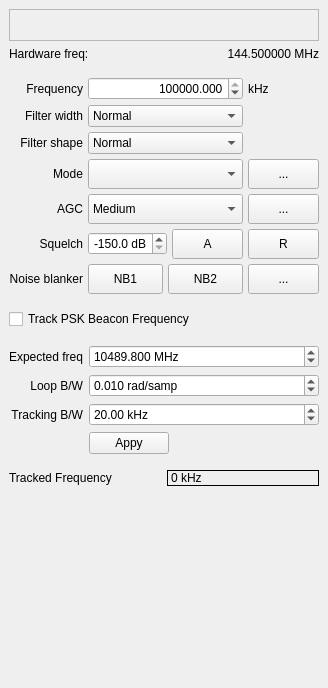
<?xml version="1.0" encoding="UTF-8"?>
<ui version="4.0">
 <class>DockRxOpt</class>
 <widget class="QDockWidget" name="DockRxOpt">
  <property name="geometry">
   <rect>
    <x>0</x>
    <y>0</y>
    <width>328</width>
    <height>688</height>
   </rect>
  </property>
  <property name="sizePolicy">
   <sizepolicy hsizetype="Preferred" vsizetype="Preferred">
    <horstretch>0</horstretch>
    <verstretch>0</verstretch>
   </sizepolicy>
  </property>
  <property name="minimumSize">
   <size>
    <width>309</width>
    <height>688</height>
   </size>
  </property>
  <property name="maximumSize">
   <size>
    <width>524287</width>
    <height>524287</height>
   </size>
  </property>
  <property name="windowIcon">
   <iconset resource="../../resources/icons.qrc">
    <normaloff>:/icons/icons/signal.svg</normaloff>:/icons/icons/signal.svg</iconset>
  </property>
  <property name="allowedAreas">
   <set>Qt::LeftDockWidgetArea|Qt::RightDockWidgetArea</set>
  </property>
  <property name="windowTitle">
   <string>Receiver Options</string>
  </property>
  <widget class="QWidget" name="dockWidgetContents">
   <layout class="QVBoxLayout" name="verticalLayout">
    <item>
     <widget class="CFreqCtrl" name="filterFreq">
      <property name="sizePolicy">
       <sizepolicy hsizetype="MinimumExpanding" vsizetype="Fixed">
        <horstretch>0</horstretch>
        <verstretch>0</verstretch>
       </sizepolicy>
      </property>
      <property name="minimumSize">
       <size>
        <width>0</width>
        <height>32</height>
       </size>
      </property>
      <property name="toolTip">
       <string>&lt;html&gt;&lt;head/&gt;&lt;body&gt;&lt;p&gt;Channel filter offset.&lt;br/&gt;
This is an offset from the hardware RF frequency.&lt;/p&gt;&lt;/body&gt;&lt;/html&gt;</string>
      </property>
      <property name="frameShape">
       <enum>QFrame::StyledPanel</enum>
      </property>
      <property name="frameShadow">
       <enum>QFrame::Raised</enum>
      </property>
     </widget>
    </item>
    <item>
     <layout class="QHBoxLayout" name="horizontalLayout_6">
      <property name="sizeConstraint">
       <enum>QLayout::SetDefaultConstraint</enum>
      </property>
      <item>
       <widget class="QLabel" name="rxFreqLabel">
        <property name="sizePolicy">
         <sizepolicy hsizetype="MinimumExpanding" vsizetype="Preferred">
          <horstretch>0</horstretch>
          <verstretch>0</verstretch>
         </sizepolicy>
        </property>
        <property name="toolTip">
         <string>The frequency of the hardware (not including LNB)</string>
        </property>
        <property name="text">
         <string>Hardware freq:</string>
        </property>
        <property name="alignment">
         <set>Qt::AlignLeading|Qt::AlignLeft|Qt::AlignVCenter</set>
        </property>
       </widget>
      </item>
      <item>
       <widget class="QLabel" name="hwFreq">
        <property name="sizePolicy">
         <sizepolicy hsizetype="MinimumExpanding" vsizetype="Preferred">
          <horstretch>0</horstretch>
          <verstretch>0</verstretch>
         </sizepolicy>
        </property>
        <property name="toolTip">
         <string>The frequency of the hardware (not including LNB)</string>
        </property>
        <property name="text">
         <string>144.500000 MHz</string>
        </property>
        <property name="alignment">
         <set>Qt::AlignRight|Qt::AlignTrailing|Qt::AlignVCenter</set>
        </property>
       </widget>
      </item>
     </layout>
    </item>
    <item>
     <layout class="QGridLayout" name="gridLayout">
      <property name="topMargin">
       <number>10</number>
      </property>
      <property name="spacing">
       <number>5</number>
      </property>
      <item row="1" column="0">
       <widget class="QLabel" name="filterLabel">
        <property name="sizePolicy">
         <sizepolicy hsizetype="Preferred" vsizetype="Preferred">
          <horstretch>0</horstretch>
          <verstretch>0</verstretch>
         </sizepolicy>
        </property>
        <property name="text">
         <string>Filter width</string>
        </property>
        <property name="alignment">
         <set>Qt::AlignRight|Qt::AlignTrailing|Qt::AlignVCenter</set>
        </property>
       </widget>
      </item>
      <item row="2" column="0">
       <widget class="QLabel" name="filterShapeLabel">
        <property name="sizePolicy">
         <sizepolicy hsizetype="Preferred" vsizetype="Preferred">
          <horstretch>0</horstretch>
          <verstretch>0</verstretch>
         </sizepolicy>
        </property>
        <property name="text">
         <string>Filter shape</string>
        </property>
        <property name="alignment">
         <set>Qt::AlignRight|Qt::AlignTrailing|Qt::AlignVCenter</set>
        </property>
       </widget>
      </item>
      <item row="2" column="1">
       <widget class="QComboBox" name="filterShapeCombo">
        <property name="sizePolicy">
         <sizepolicy hsizetype="MinimumExpanding" vsizetype="Fixed">
          <horstretch>0</horstretch>
          <verstretch>0</verstretch>
         </sizepolicy>
        </property>
        <property name="toolTip">
         <string>Select the filter shape</string>
        </property>
        <property name="accessibleName">
         <string>Filter shape</string>
        </property>
        <property name="currentIndex">
         <number>1</number>
        </property>
        <item>
         <property name="text">
          <string>Soft</string>
         </property>
        </item>
        <item>
         <property name="text">
          <string>Normal</string>
         </property>
        </item>
        <item>
         <property name="text">
          <string>Sharp</string>
         </property>
        </item>
       </widget>
      </item>
      <item row="0" column="0">
       <widget class="QLabel" name="label_2">
        <property name="text">
         <string>Frequency</string>
        </property>
        <property name="alignment">
         <set>Qt::AlignRight|Qt::AlignTrailing|Qt::AlignVCenter</set>
        </property>
       </widget>
      </item>
      <item row="3" column="0">
       <widget class="QLabel" name="demodLabel">
        <property name="sizePolicy">
         <sizepolicy hsizetype="Preferred" vsizetype="Preferred">
          <horstretch>0</horstretch>
          <verstretch>0</verstretch>
         </sizepolicy>
        </property>
        <property name="text">
         <string>Mode</string>
        </property>
        <property name="alignment">
         <set>Qt::AlignRight|Qt::AlignTrailing|Qt::AlignVCenter</set>
        </property>
        <property name="margin">
         <number>0</number>
        </property>
        <property name="indent">
         <number>-1</number>
        </property>
       </widget>
      </item>
      <item row="5" column="2">
       <widget class="QPushButton" name="resetSquelchButton">
        <property name="sizePolicy">
         <sizepolicy hsizetype="Minimum" vsizetype="Fixed">
          <horstretch>0</horstretch>
          <verstretch>0</verstretch>
         </sizepolicy>
        </property>
        <property name="minimumSize">
         <size>
          <width>30</width>
          <height>30</height>
         </size>
        </property>
        <property name="maximumSize">
         <size>
          <width>16777215</width>
          <height>16777215</height>
         </size>
        </property>
        <property name="toolTip">
         <string>Reset squelch to its default value</string>
        </property>
        <property name="accessibleName">
         <string>Auto squelch</string>
        </property>
        <property name="text">
         <string>R</string>
        </property>
        <property name="iconSize">
         <size>
          <width>16</width>
          <height>16</height>
         </size>
        </property>
       </widget>
      </item>
      <item row="3" column="2">
       <widget class="QPushButton" name="modeButton">
        <property name="sizePolicy">
         <sizepolicy hsizetype="Minimum" vsizetype="Fixed">
          <horstretch>0</horstretch>
          <verstretch>0</verstretch>
         </sizepolicy>
        </property>
        <property name="minimumSize">
         <size>
          <width>30</width>
          <height>30</height>
         </size>
        </property>
        <property name="maximumSize">
         <size>
          <width>16777215</width>
          <height>16777215</height>
         </size>
        </property>
        <property name="toolTip">
         <string>Demodulator options</string>
        </property>
        <property name="accessibleName">
         <string>Mode options</string>
        </property>
        <property name="text">
         <string>...</string>
        </property>
        <property name="iconSize">
         <size>
          <width>16</width>
          <height>16</height>
         </size>
        </property>
        <property name="checked">
         <bool>false</bool>
        </property>
       </widget>
      </item>
      <item row="5" column="0">
       <widget class="QLabel" name="sqlLabel">
        <property name="sizePolicy">
         <sizepolicy hsizetype="Preferred" vsizetype="Preferred">
          <horstretch>0</horstretch>
          <verstretch>0</verstretch>
         </sizepolicy>
        </property>
        <property name="toolTip">
         <string>Squelch level in dB below full scale</string>
        </property>
        <property name="text">
         <string>Squelch</string>
        </property>
        <property name="alignment">
         <set>Qt::AlignRight|Qt::AlignTrailing|Qt::AlignVCenter</set>
        </property>
       </widget>
      </item>
      <item row="1" column="1">
       <widget class="QComboBox" name="filterCombo">
        <property name="enabled">
         <bool>true</bool>
        </property>
        <property name="sizePolicy">
         <sizepolicy hsizetype="MinimumExpanding" vsizetype="Fixed">
          <horstretch>0</horstretch>
          <verstretch>0</verstretch>
         </sizepolicy>
        </property>
        <property name="toolTip">
         <string>Apply mode dependent filter preset</string>
        </property>
        <property name="accessibleName">
         <string>Filter width</string>
        </property>
        <property name="currentIndex">
         <number>1</number>
        </property>
        <item>
         <property name="text">
          <string>Wide</string>
         </property>
        </item>
        <item>
         <property name="text">
          <string>Normal</string>
         </property>
        </item>
        <item>
         <property name="text">
          <string>Narrow</string>
         </property>
        </item>
        <item>
         <property name="text">
          <string>User</string>
         </property>
        </item>
       </widget>
      </item>
      <item row="3" column="1">
       <widget class="QComboBox" name="modeSelector">
        <property name="sizePolicy">
         <sizepolicy hsizetype="MinimumExpanding" vsizetype="Preferred">
          <horstretch>0</horstretch>
          <verstretch>0</verstretch>
         </sizepolicy>
        </property>
        <property name="toolTip">
         <string>Demodulator type (mode)</string>
        </property>
        <property name="statusTip">
         <string>Demodulator type (mode)</string>
        </property>
        <property name="accessibleName">
         <string>Mode</string>
        </property>
        <property name="currentIndex">
         <number>-1</number>
        </property>
        <property name="maxVisibleItems">
         <number>30</number>
        </property>
       </widget>
      </item>
      <item row="4" column="0">
       <widget class="QLabel" name="agcLabel">
        <property name="sizePolicy">
         <sizepolicy hsizetype="Preferred" vsizetype="Preferred">
          <horstretch>0</horstretch>
          <verstretch>0</verstretch>
         </sizepolicy>
        </property>
        <property name="text">
         <string>AGC</string>
        </property>
        <property name="alignment">
         <set>Qt::AlignRight|Qt::AlignTrailing|Qt::AlignVCenter</set>
        </property>
       </widget>
      </item>
      <item row="4" column="1">
       <widget class="QComboBox" name="agcPresetCombo">
        <property name="enabled">
         <bool>true</bool>
        </property>
        <property name="sizePolicy">
         <sizepolicy hsizetype="MinimumExpanding" vsizetype="Preferred">
          <horstretch>0</horstretch>
          <verstretch>0</verstretch>
         </sizepolicy>
        </property>
        <property name="toolTip">
         <string>AGC presets</string>
        </property>
        <property name="accessibleName">
         <string>AGC</string>
        </property>
        <property name="currentIndex">
         <number>1</number>
        </property>
        <item>
         <property name="text">
          <string>Fast</string>
         </property>
        </item>
        <item>
         <property name="text">
          <string>Medium</string>
         </property>
        </item>
        <item>
         <property name="text">
          <string>Slow</string>
         </property>
        </item>
        <item>
         <property name="text">
          <string>User</string>
         </property>
        </item>
        <item>
         <property name="text">
          <string>Off</string>
         </property>
        </item>
       </widget>
      </item>
      <item row="6" column="0">
       <widget class="QLabel" name="label">
        <property name="sizePolicy">
         <sizepolicy hsizetype="Preferred" vsizetype="Preferred">
          <horstretch>0</horstretch>
          <verstretch>0</verstretch>
         </sizepolicy>
        </property>
        <property name="toolTip">
         <string>Noise blanker settings</string>
        </property>
        <property name="text">
         <string>Noise blanker</string>
        </property>
        <property name="alignment">
         <set>Qt::AlignRight|Qt::AlignTrailing|Qt::AlignVCenter</set>
        </property>
       </widget>
      </item>
      <item row="0" column="2">
       <widget class="QLabel" name="label_3">
        <property name="text">
         <string>kHz</string>
        </property>
       </widget>
      </item>
      <item row="4" column="2">
       <widget class="QPushButton" name="agcButton">
        <property name="sizePolicy">
         <sizepolicy hsizetype="Minimum" vsizetype="Fixed">
          <horstretch>0</horstretch>
          <verstretch>0</verstretch>
         </sizepolicy>
        </property>
        <property name="minimumSize">
         <size>
          <width>30</width>
          <height>30</height>
         </size>
        </property>
        <property name="maximumSize">
         <size>
          <width>16777215</width>
          <height>16777215</height>
         </size>
        </property>
        <property name="toolTip">
         <string>AGC options</string>
        </property>
        <property name="accessibleName">
         <string>AGC options</string>
        </property>
        <property name="text">
         <string>...</string>
        </property>
        <property name="iconSize">
         <size>
          <width>16</width>
          <height>16</height>
         </size>
        </property>
        <property name="checked">
         <bool>false</bool>
        </property>
       </widget>
      </item>
      <item row="6" column="2">
       <widget class="QPushButton" name="nbOptButton">
        <property name="sizePolicy">
         <sizepolicy hsizetype="Minimum" vsizetype="Fixed">
          <horstretch>0</horstretch>
          <verstretch>0</verstretch>
         </sizepolicy>
        </property>
        <property name="minimumSize">
         <size>
          <width>30</width>
          <height>30</height>
         </size>
        </property>
        <property name="maximumSize">
         <size>
          <width>16777215</width>
          <height>16777215</height>
         </size>
        </property>
        <property name="toolTip">
         <string>Noise blanker options</string>
        </property>
        <property name="whatsThis">
         <string>Noise blanker options</string>
        </property>
        <property name="accessibleName">
         <string>Noise blanker options</string>
        </property>
        <property name="text">
         <string>...</string>
        </property>
       </widget>
      </item>
      <item row="6" column="1">
       <layout class="QHBoxLayout" name="horizontalLayout">
        <property name="spacing">
         <number>5</number>
        </property>
        <item>
         <widget class="QPushButton" name="nb1Button">
          <property name="enabled">
           <bool>true</bool>
          </property>
          <property name="sizePolicy">
           <sizepolicy hsizetype="MinimumExpanding" vsizetype="Preferred">
            <horstretch>0</horstretch>
            <verstretch>0</verstretch>
           </sizepolicy>
          </property>
          <property name="minimumSize">
           <size>
            <width>30</width>
            <height>30</height>
           </size>
          </property>
          <property name="maximumSize">
           <size>
            <width>16777215</width>
            <height>16777215</height>
           </size>
          </property>
          <property name="toolTip">
           <string>Noise blanker for static type noise</string>
          </property>
          <property name="whatsThis">
           <string/>
          </property>
          <property name="accessibleName">
           <string>Noise blanker 1</string>
          </property>
          <property name="text">
           <string>NB1</string>
          </property>
          <property name="checkable">
           <bool>true</bool>
          </property>
         </widget>
        </item>
        <item>
         <widget class="QPushButton" name="nb2Button">
          <property name="enabled">
           <bool>true</bool>
          </property>
          <property name="sizePolicy">
           <sizepolicy hsizetype="MinimumExpanding" vsizetype="Preferred">
            <horstretch>0</horstretch>
            <verstretch>0</verstretch>
           </sizepolicy>
          </property>
          <property name="minimumSize">
           <size>
            <width>30</width>
            <height>30</height>
           </size>
          </property>
          <property name="maximumSize">
           <size>
            <width>16777215</width>
            <height>16777215</height>
           </size>
          </property>
          <property name="toolTip">
           <string>Noise blanker for pulse type noise</string>
          </property>
          <property name="whatsThis">
           <string/>
          </property>
          <property name="accessibleName">
           <string>Noise blanker 2</string>
          </property>
          <property name="text">
           <string>NB2</string>
          </property>
          <property name="checkable">
           <bool>true</bool>
          </property>
         </widget>
        </item>
       </layout>
      </item>
      <item row="0" column="1">
       <widget class="QDoubleSpinBox" name="freqSpinBox">
        <property name="toolTip">
         <string>Receiver frequency</string>
        </property>
        <property name="accessibleName">
         <string>Frequency</string>
        </property>
        <property name="alignment">
         <set>Qt::AlignRight|Qt::AlignTrailing|Qt::AlignVCenter</set>
        </property>
        <property name="decimals">
         <number>3</number>
        </property>
        <property name="minimum">
         <double>24000.000000000000000</double>
        </property>
        <property name="maximum">
         <double>2200000.000000000000000</double>
        </property>
        <property name="value">
         <double>144500.000000000000000</double>
        </property>
       </widget>
      </item>
      <item row="5" column="1">
       <layout class="QHBoxLayout" name="horizontalLayout_2">
        <item>
         <widget class="QDoubleSpinBox" name="sqlSpinBox">
          <property name="sizePolicy">
           <sizepolicy hsizetype="MinimumExpanding" vsizetype="Fixed">
            <horstretch>0</horstretch>
            <verstretch>0</verstretch>
           </sizepolicy>
          </property>
          <property name="toolTip">
           <string>Squelch level in dB below full scale</string>
          </property>
          <property name="accessibleName">
           <string>Squelch</string>
          </property>
          <property name="alignment">
           <set>Qt::AlignRight|Qt::AlignTrailing|Qt::AlignVCenter</set>
          </property>
          <property name="accelerated">
           <bool>true</bool>
          </property>
          <property name="suffix">
           <string> dB</string>
          </property>
          <property name="decimals">
           <number>1</number>
          </property>
          <property name="minimum">
           <double>-150.000000000000000</double>
          </property>
          <property name="maximum">
           <double>0.000000000000000</double>
          </property>
          <property name="singleStep">
           <double>1.000000000000000</double>
          </property>
          <property name="value">
           <double>-150.000000000000000</double>
          </property>
         </widget>
        </item>
        <item>
         <widget class="QPushButton" name="autoSquelchButton">
          <property name="sizePolicy">
           <sizepolicy hsizetype="Minimum" vsizetype="Fixed">
            <horstretch>0</horstretch>
            <verstretch>0</verstretch>
           </sizepolicy>
          </property>
          <property name="minimumSize">
           <size>
            <width>30</width>
            <height>30</height>
           </size>
          </property>
          <property name="maximumSize">
           <size>
            <width>16777215</width>
            <height>16777215</height>
           </size>
          </property>
          <property name="toolTip">
           <string>Set squelch to the current signal or noise level</string>
          </property>
          <property name="accessibleName">
           <string>Auto squelch</string>
          </property>
          <property name="text">
           <string>A</string>
          </property>
          <property name="iconSize">
           <size>
            <width>16</width>
            <height>16</height>
           </size>
          </property>
         </widget>
        </item>
       </layout>
      </item>
     </layout>
    </item>
    <item>
     <layout class="QVBoxLayout" name="verticalLayout_2">
      <property name="topMargin">
       <number>9</number>
      </property>
      <item>
       <widget class="QCheckBox" name="trackBeaconBox">
        <property name="toolTip">
         <string>&lt;html&gt;&lt;head/&gt;&lt;body&gt;&lt;p&gt;This enables frequency tracking and compensation of a PSK beacon, as it is for instance used on the narrow-band transponder of the QO-100 Es'HailSat 2 satellite. The tracking compensates for LO drift in the LNB.&lt;/p&gt;&lt;/body&gt;&lt;/html&gt;</string>
        </property>
        <property name="text">
         <string>Track PSK Beacon Frequency</string>
        </property>
       </widget>
      </item>
      <item>
       <layout class="QGridLayout" name="gridLayout_3">
        <property name="topMargin">
         <number>10</number>
        </property>
        <item row="1" column="1">
         <widget class="QDoubleSpinBox" name="loopBWBox">
          <property name="sizePolicy">
           <sizepolicy hsizetype="MinimumExpanding" vsizetype="Fixed">
            <horstretch>0</horstretch>
            <verstretch>0</verstretch>
           </sizepolicy>
          </property>
          <property name="suffix">
           <string> rad/samp</string>
          </property>
          <property name="decimals">
           <number>3</number>
          </property>
          <property name="maximum">
           <double>0.100000000000000</double>
          </property>
          <property name="singleStep">
           <double>0.010000000000000</double>
          </property>
          <property name="value">
           <double>0.010000000000000</double>
          </property>
         </widget>
        </item>
        <item row="0" column="1">
         <widget class="QDoubleSpinBox" name="expectedFreqBox">
          <property name="sizePolicy">
           <sizepolicy hsizetype="MinimumExpanding" vsizetype="Fixed">
            <horstretch>0</horstretch>
            <verstretch>0</verstretch>
           </sizepolicy>
          </property>
          <property name="toolTip">
           <string>&lt;html&gt;&lt;head/&gt;&lt;body&gt;&lt;p&gt;Expected frequency of the PSK beacon.&lt;/p&gt;&lt;/body&gt;&lt;/html&gt;</string>
          </property>
          <property name="prefix">
           <string/>
          </property>
          <property name="suffix">
           <string> MHz</string>
          </property>
          <property name="decimals">
           <number>3</number>
          </property>
          <property name="minimum">
           <double>-80000.000000000000000</double>
          </property>
          <property name="maximum">
           <double>80000.000000000000000</double>
          </property>
          <property name="value">
           <double>10489.799999999999272</double>
          </property>
         </widget>
        </item>
        <item row="2" column="1">
         <widget class="QDoubleSpinBox" name="trackingBWBox">
          <property name="sizePolicy">
           <sizepolicy hsizetype="MinimumExpanding" vsizetype="Fixed">
            <horstretch>0</horstretch>
            <verstretch>0</verstretch>
           </sizepolicy>
          </property>
          <property name="suffix">
           <string> kHz</string>
          </property>
          <property name="minimum">
           <double>1.000000000000000</double>
          </property>
          <property name="maximum">
           <double>40.000000000000000</double>
          </property>
          <property name="value">
           <double>20.000000000000000</double>
          </property>
         </widget>
        </item>
        <item row="0" column="0">
         <widget class="QLabel" name="expectedFreqLabel">
          <property name="text">
           <string>Expected freq</string>
          </property>
          <property name="alignment">
           <set>Qt::AlignRight|Qt::AlignTrailing|Qt::AlignVCenter</set>
          </property>
         </widget>
        </item>
        <item row="1" column="0">
         <widget class="QLabel" name="loopBWLabel">
          <property name="text">
           <string>Loop B/W</string>
          </property>
          <property name="alignment">
           <set>Qt::AlignRight|Qt::AlignTrailing|Qt::AlignVCenter</set>
          </property>
         </widget>
        </item>
        <item row="2" column="0">
         <widget class="QLabel" name="trackingBWLabel">
          <property name="text">
           <string>Tracking B/W</string>
          </property>
          <property name="alignment">
           <set>Qt::AlignRight|Qt::AlignTrailing|Qt::AlignVCenter</set>
          </property>
         </widget>
        </item>
        <item row="3" column="1">
         <widget class="QPushButton" name="applyTrackingSettingsBtn">
          <property name="sizePolicy">
           <sizepolicy hsizetype="Fixed" vsizetype="Fixed">
            <horstretch>0</horstretch>
            <verstretch>0</verstretch>
           </sizepolicy>
          </property>
          <property name="text">
           <string>Appy</string>
          </property>
         </widget>
        </item>
       </layout>
      </item>
      <item>
       <layout class="QHBoxLayout" name="horizontalLayout_3">
        <property name="topMargin">
         <number>10</number>
        </property>
        <item>
         <widget class="QLabel" name="trackedFreqLabel">
          <property name="frameShape">
           <enum>QFrame::NoFrame</enum>
          </property>
          <property name="text">
           <string>Tracked Frequency</string>
          </property>
         </widget>
        </item>
        <item>
         <widget class="QLabel" name="trackedFreq">
          <property name="frameShape">
           <enum>QFrame::Box</enum>
          </property>
          <property name="frameShadow">
           <enum>QFrame::Plain</enum>
          </property>
          <property name="text">
           <string>0 kHz</string>
          </property>
         </widget>
        </item>
       </layout>
      </item>
     </layout>
    </item>
    <item>
     <spacer name="verticalSpacer">
      <property name="orientation">
       <enum>Qt::Vertical</enum>
      </property>
      <property name="sizeHint" stdset="0">
       <size>
        <width>10</width>
        <height>0</height>
       </size>
      </property>
     </spacer>
    </item>
   </layout>
  </widget>
 </widget>
 <customwidgets>
  <customwidget>
   <class>CFreqCtrl</class>
   <extends>QFrame</extends>
   <header>qtgui/freqctrl.h</header>
   <container>1</container>
  </customwidget>
 </customwidgets>
 <tabstops>
  <tabstop>freqSpinBox</tabstop>
  <tabstop>filterCombo</tabstop>
  <tabstop>filterShapeCombo</tabstop>
  <tabstop>modeSelector</tabstop>
  <tabstop>modeButton</tabstop>
  <tabstop>agcPresetCombo</tabstop>
  <tabstop>agcButton</tabstop>
  <tabstop>sqlSpinBox</tabstop>
  <tabstop>autoSquelchButton</tabstop>
  <tabstop>resetSquelchButton</tabstop>
  <tabstop>nb1Button</tabstop>
  <tabstop>nb2Button</tabstop>
  <tabstop>nbOptButton</tabstop>
 </tabstops>
 <resources>
  <include location="../../resources/icons.qrc"/>
 </resources>
 <connections/>
</ui>
